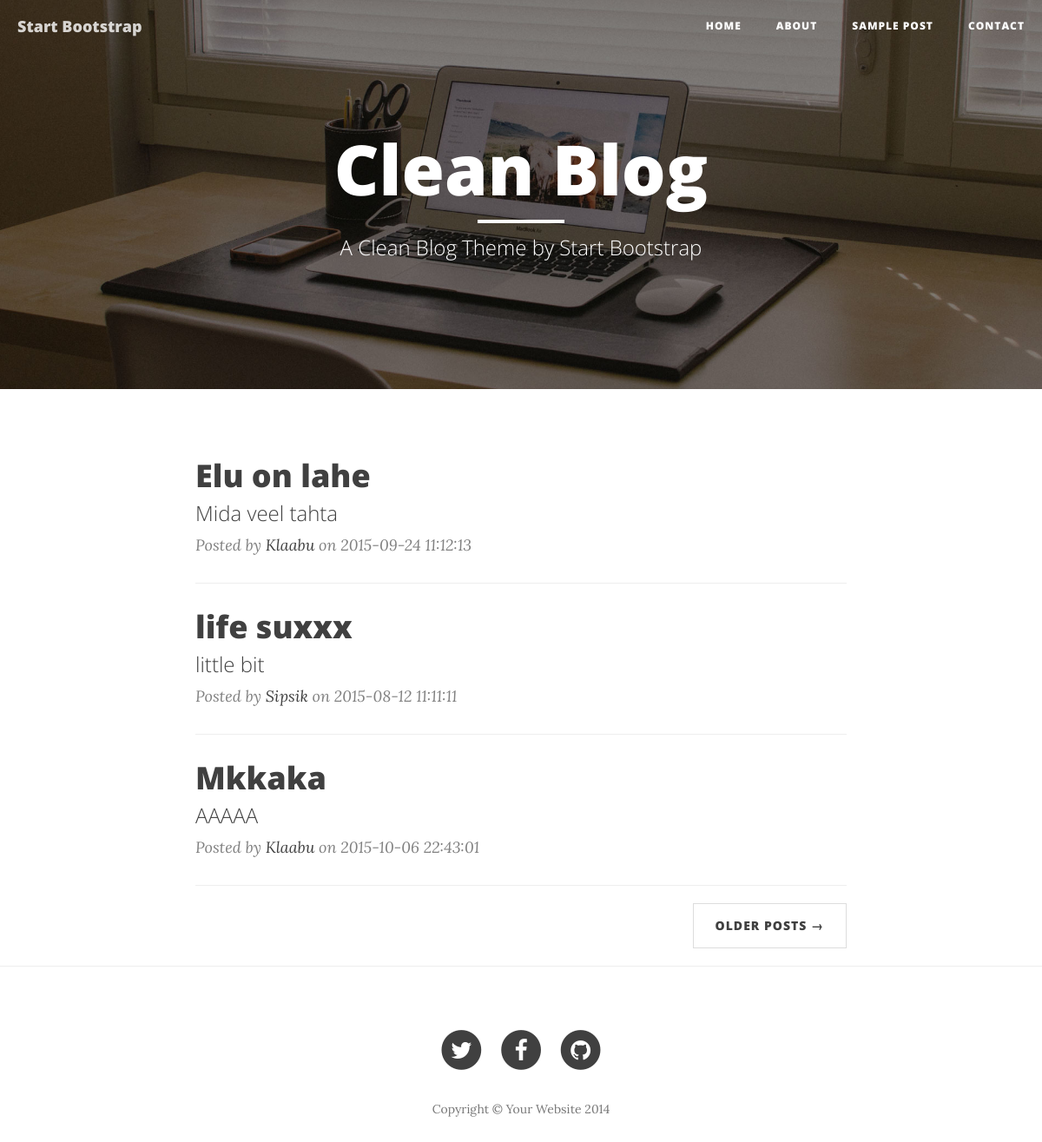
The page / on the database its author committed.
### tables this page shows
CREATE TABLE IF NOT EXISTS `posts` (
  `post_id` int(11) unsigned NOT NULL,
  `author_id` int(10) unsigned NOT NULL,
  `post_title` varchar(255) NOT NULL,
  `post_description` varchar(255) NOT NULL,
  `post_text` text NOT NULL,
  `post_created` datetime NOT NULL DEFAULT CURRENT_TIMESTAMP
);

CREATE TABLE IF NOT EXISTS `authors` (
  `author_id` int(11) unsigned NOT NULL,
  `author_name` varchar(255) NOT NULL
);

### index.php (the view, shortened to what this page needs)
<?php
$db = mysqli_connect('127.0.0.1', 'root', '', 'cleanblog') or die(mysqli_error($db));
mysqli_query($db, "SET NAMES 'utf8'");
$posts = [];
$q = mysqli_query($db, "SELECT * FROM posts NATURAL JOIN authors");
while ($row = mysqli_fetch_assoc($q)) {
    $posts[] = $row;
}
?>
<!DOCTYPE html>
<html lang="en">
<head>
    <link href="css/bootstrap.min.css" rel="stylesheet">
    <link href="css/clean-blog.min.css" rel="stylesheet">
    <link href="http://maxcdn.bootstrapcdn.com/font-awesome/4.1.0/css/font-awesome.min.css" rel="stylesheet"
          type="text/css">
</head>
<body>
<nav class="navbar navbar-default navbar-custom navbar-fixed-top">
    <div class="container-fluid">
        <div class="navbar-header page-scroll">
            <a class="navbar-brand" href="index.html">Start Bootstrap</a>
        </div>
        <div class="collapse navbar-collapse" id="bs-example-navbar-collapse-1">
            <ul class="nav navbar-nav navbar-right">
                <li>
                    <a href="index.html">Home</a>
                </li>
                <li>
                    <a href="about.html">About</a>
                </li>
                <li>
                    <a href="post.php">Sample Post</a>
                </li>
                <li>
                    <a href="contact.html">Contact</a>
                </li>
            </ul>
        </div>
    </div>
</nav>
<header class="intro-header" style="background-image: url('img/home-bg.jpg')">
    <div class="container">
        <div class="row">
            <div class="col-lg-8 col-lg-offset-2 col-md-10 col-md-offset-1">
                <div class="site-heading">
                    <h1>Clean Blog</h1>
                    <hr class="small">
                    <span class="subheading">A Clean Blog Theme by Start Bootstrap</span>
                </div>
            </div>
        </div>
    </div>
</header>
<div class="container">
    <div class="row">
        <div class="col-lg-8 col-lg-offset-2 col-md-10 col-md-offset-1">
            <? foreach ($posts as $post) : ?>
                <div class="post-preview">
                    <a href="post.php">
                        <h2 class="post-title"><?= $post['post_title'] ?></h2>
                        <h3 class="post-subtitle"><?= $post['post_description'] ?></h3>
                    </a>
                    <p class="post-meta">Posted by <a href="#"><?= $post['author_name'] ?></a>
                        on <?= $post['post_created'] ?></p>
                </div>
                <hr>
            <?php endforeach ?>
            <ul class="pager">
                <li class="next">
                    <a href="#">Older Posts &rarr;</a>
                </li>
            </ul>
        </div>
    </div>
</div>
<hr>
<footer>
    <div class="container">
        <div class="row">
            <div class="col-lg-8 col-lg-offset-2 col-md-10 col-md-offset-1">
                <ul class="list-inline text-center">
                    <li>
                        <a href="#">
                                <span class="fa-stack fa-lg">
                                    <i class="fa fa-circle fa-stack-2x"></i>
                                    <i class="fa fa-twitter fa-stack-1x fa-inverse"></i>
                                </span>
                        </a>
                    </li>
                    <li>
                        <a href="#">
                                <span class="fa-stack fa-lg">
                                    <i class="fa fa-circle fa-stack-2x"></i>
                                    <i class="fa fa-facebook fa-stack-1x fa-inverse"></i>
                                </span>
                        </a>
                    </li>
                    <li>
                        <a href="#">
                                <span class="fa-stack fa-lg">
                                    <i class="fa fa-circle fa-stack-2x"></i>
                                    <i class="fa fa-github fa-stack-1x fa-inverse"></i>
                                </span>
                        </a>
                    </li>
                </ul>
                <p class="copyright text-muted">Copyright &copy; Your Website 2014</p>
            </div>
        </div>
    </div>
</footer>
</body>
</html>

### rows shown on the page
posts: post_title "Elu on lahe", post_description "Mida veel tahta", author.author_name "Klaabu", post_created "2015-09-24 11:12:13"
posts: post_title "life suxxx", post_description "little bit", author.author_name "Sipsik", post_created "2015-08-12 11:11:11"
posts: post_title "Mkkaka", post_description "AAAAA", author.author_name "Klaabu", post_created "2015-10-06 22:43:01"
